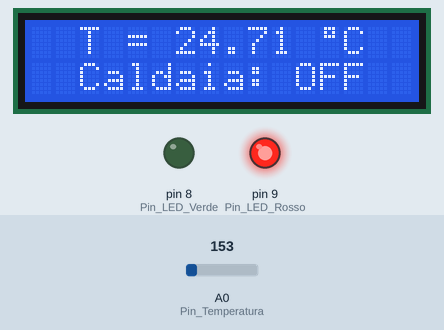
Simulated run of this sketch. Board: Arduino Uno, built with avr-gcc and run on an emulated ATmega328P. Shown: 16×2 character LCD, output pins drawn as LEDs (lit = HIGH). Inputs (shaded band) come from the test bench; at power-on: A0 (Pin_Temperatura) = 153. What the sketch prints to the serial monitor is not drawn.

Above: at 5.2 s.
5.3 s: A0 (Pin_Temperatura) set to 129
At 5.9 s:
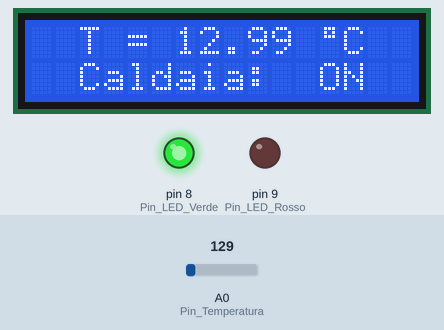
7.3 s: A0 (Pin_Temperatura) set to 133
At 9.7 s:
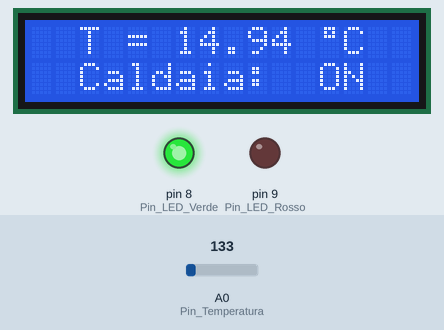
10.0 s: A0 (Pin_Temperatura) set to 114
At 11.2 s:
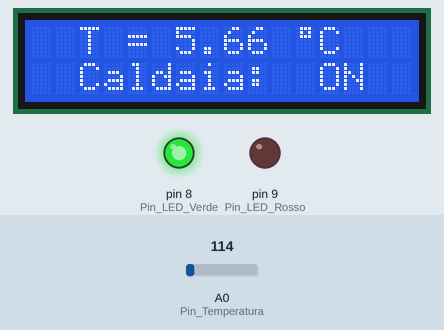
Timing chart, 0 to 13.0 s (numbered marks = the images above; inputs shaded):
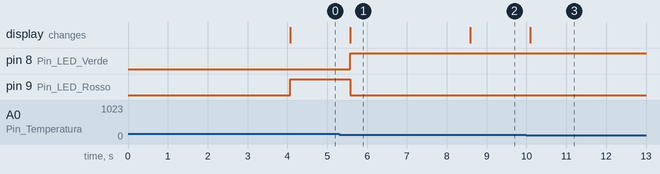

Measured:
- the behaviour switches between 140 and 139 on A0 (Pin_Temperatura) (found by bisection; images 0 and 1)
- after the input at 5.3 s, pin 8 (Pin_LED_Verde): LOW → HIGH after 0.28 s; pin 9 (Pin_LED_Rosso): HIGH → LOW after 0.28 s; the display: changes after 0.28 s (image 1)
- after the input at 7.3 s, the display: changes after 1.3 s (image 2)
- after the input at 10.0 s, the display: changes after 0.10 s (image 3)

The sketch:

Software.ino
```cpp
#include <LiquidCrystal.h>
LiquidCrystal lcd (12, 11, 5, 4, 3, 2);

const int Pin_LED_Rosso = 9;
const int Pin_LED_Verde = 8;
const int Pin_Temperatura = A0;
byte GradoCentigrado[8] =
{
   B01110,
   B01010,
   B01110,
   B00000,
   B00000,
   B00000,
   B00000,
   B00000
};

void setup()
{
  Serial.begin(9600);
  pinMode(Pin_LED_Rosso, OUTPUT);
  pinMode(Pin_LED_Verde, OUTPUT);
  pinMode(Pin_Temperatura, INPUT);
  lcd.begin(16, 2);
  lcd.createChar(0, GradoCentigrado);
  lcd.setCursor(0, 0);
  lcd.print("Inizializzazione");
  lcd.setCursor(0, 1);
  lcd.print("   termostato   ");
  delay(4000);
  lcd.clear();
}

void loop()
{
  int Valore_sensore = analogRead(Pin_Temperatura);
  Serial.print("Valore sensore: ");
  Serial.print(Valore_sensore);
  float Voltaggio =(Valore_sensore / 1024.0) * 5.0;
  Serial.print("   Volt:  ");
  Serial.print(Voltaggio);
  Serial.print("   Gradi Celsius:  ");
  float Temperatura = (Voltaggio - .5)*100;
  Serial.println(Temperatura);
  lcd.setCursor(0, 0);
  lcd.print("  T = ");
  lcd.print(Temperatura);
  lcd.print(" ");
  lcd.write((byte)0);
  lcd.print("C  ");
  lcd.setCursor(0, 1);
  lcd.print("  Caldaia: ");

  if (Temperatura < 18.0)
    {
      digitalWrite(Pin_LED_Rosso, LOW);
      digitalWrite(Pin_LED_Verde, HIGH);
      lcd.print(" ON");
    }
  else
    {
      digitalWrite(Pin_LED_Rosso, HIGH);
      digitalWrite(Pin_LED_Verde, LOW);
      lcd.print("OFF");
    }
  delay(1500);
}
```
